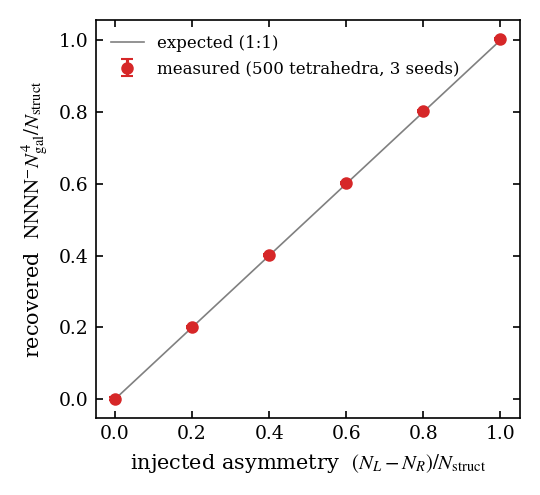

Generate this figure with Python:
"""Parity-estimator signal-recovery test (paper figure).

Catalogs of isolated chiral tetrahedra with left-handed fraction x are
generated; each left unit contributes +1 and each right unit -1 to the
parity-odd channel at the tetrahedron's configuration, so the estimator
must recover

    zeta_odd / zeta_even  =  2x - 1

exactly at the injected configuration (edge bins (1,2,2,2,3,3)).
Sweeps x in [0.5, 1.0], runs the GPU parity kernel, and plots measured
vs injected asymmetry.

Output: parity_recovery.{pdf,png}, parity_recovery.json
"""
import json
import os
import re
import subprocess
import sys

import numpy as np
import matplotlib
matplotlib.use('Agg')
import matplotlib.pyplot as plt

HERE = os.path.dirname(os.path.abspath(__file__))
ROOT = os.path.abspath(os.path.join(HERE, '..', '..'))
sys.path.insert(0, os.path.join(ROOT, 'tests'))
from generate_test_fields import generate_chiral_tetra, RMIN, RMAX, NBINS, \
    BOX_SIZE, N_RAND   # noqa: E402

GPU = os.path.join(ROOT, 'bin', 'gramsci_gpu')
N_STRUCT = 500
TARGET_BINS = (1, 2, 2, 2, 3, 3)

plt.rcParams.update({
    'font.family': 'serif', 'mathtext.fontset': 'stix', 'font.size': 9,
    'axes.labelsize': 10, 'legend.fontsize': 8,
    'xtick.direction': 'in', 'ytick.direction': 'in',
    'xtick.top': True, 'ytick.right': True, 'figure.dpi': 150,
})


def measure(frac, seed):
    gal, ran, out = '/tmp/pr.gal', '/tmp/pr.ran', '/tmp/pr.4pcfp'
    generate_chiral_tetra(N_STRUCT, BOX_SIZE, N_RAND, seed, gal, ran,
                          handedness=float(frac))
    cmd = [GPU, '-gal', gal, '-ran', ran, '-rmin', str(RMIN),
           '-rmax', str(RMAX), '-nbins', str(NBINS), '-nmu', '1',
           '-out', out, '-4pcfp']
    res = subprocess.run(cmd, capture_output=True, text=True)
    assert res.returncode == 0, res.stdout[-500:]

    # nvfortran wraps the long header over two lines; skip non-numeric rows
    n_skip = 0
    with open(out) as f:
        for line in f:
            s = line.strip()
            if s and (s[0].isdigit() or s[0] in '+-'):
                break
            n_skip += 1
    data = np.loadtxt(out, skiprows=n_skip)
    # columns: 12 bin edges | NNNN RRRR zeta_even NNNN_odd RRRR_odd zeta_odd ...
    width = (RMAX - RMIN) / NBINS
    binidx = np.rint((data[:, 0:12:2] - RMIN) / width).astype(int) + 1
    # Match the exact stored canonical tuple: several S4 orbits share the
    # same sorted multiset, so sorting would be ambiguous.
    row = np.all(binidx == TARGET_BINS, axis=1)
    assert row.sum() == 1
    nnnn_even = data[row, 12][0]
    nnnn_odd = data[row, 15][0]
    # Count-normalised odd channel: weights are 1/N_gal each, the kernel
    # counts each tetrahedron once, and mixed data-random terms cancel in
    # the odd channel in expectation, so
    #     NNNN_odd * N_gal^4 = N_left - N_right   exactly.
    # (The even channel carries a constant mixed-term offset, so the
    # zeta-/zeta+ ratio is biased at the ~7% level and is not used.)
    n_gal = 4 * N_STRUCT
    return nnnn_odd * n_gal**4 / N_STRUCT


def main():
    fracs = [0.5, 0.6, 0.7, 0.8, 0.9, 1.0]
    seeds = [101, 202, 303]
    rows = []
    for x in fracs:
        vals = [measure(x, s) for s in seeds]
        rows.append({'frac': x, 'injected': 2 * x - 1,  # = (N_L-N_R)/N_struct
                     'measured': float(np.mean(vals)),
                     'scatter': float(np.std(vals))})
        print(rows[-1])

    with open(os.path.join(HERE, 'parity_recovery.json'), 'w') as f:
        json.dump(rows, f, indent=1)

    inj = np.array([r['injected'] for r in rows])
    mea = np.array([r['measured'] for r in rows])
    sca = np.array([r['scatter'] for r in rows])

    fig, ax = plt.subplots(figsize=(3.6, 3.3))
    ax.plot([0, 1], [0, 1], '-', color='gray', lw=0.8, label='expected (1:1)')
    ax.errorbar(inj, mea, yerr=sca, fmt='o', color='C3', ms=5, capsize=3,
                label=f'measured ({N_STRUCT} tetrahedra, 3 seeds)')
    ax.set_xlabel(r'injected asymmetry  $(N_L - N_R)/N_{\rm struct}$')
    ax.set_ylabel(r'recovered  $\mathrm{NNNN}^{-} N_{\rm gal}^{4}/N_{\rm struct}$')
    ax.legend(loc='upper left', frameon=False)
    plt.tight_layout()
    fig.savefig(os.path.join(HERE, 'parity_recovery.pdf'))
    fig.savefig(os.path.join(HERE, 'parity_recovery.png'))
    print('wrote parity_recovery.[pdf,png]')
    print('max |measured - injected|:', np.max(np.abs(mea - inj)))


if __name__ == '__main__':
    main()
